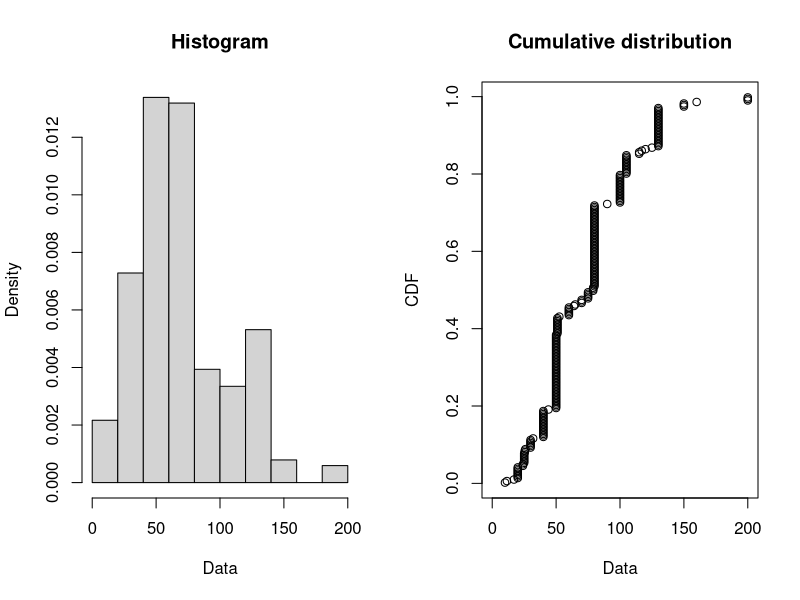
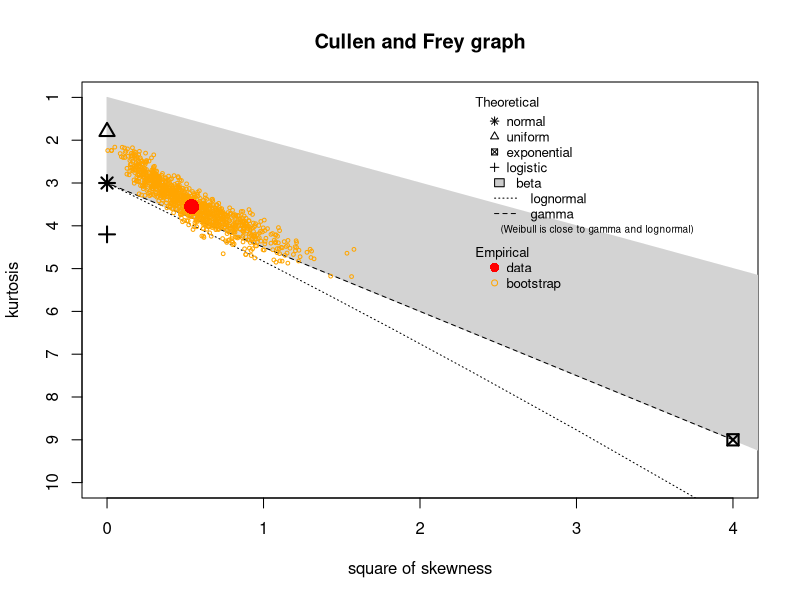
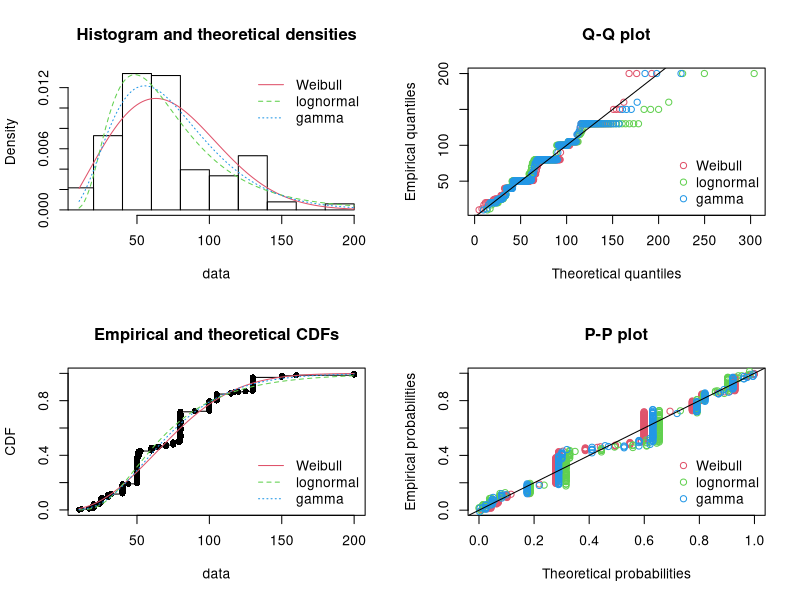
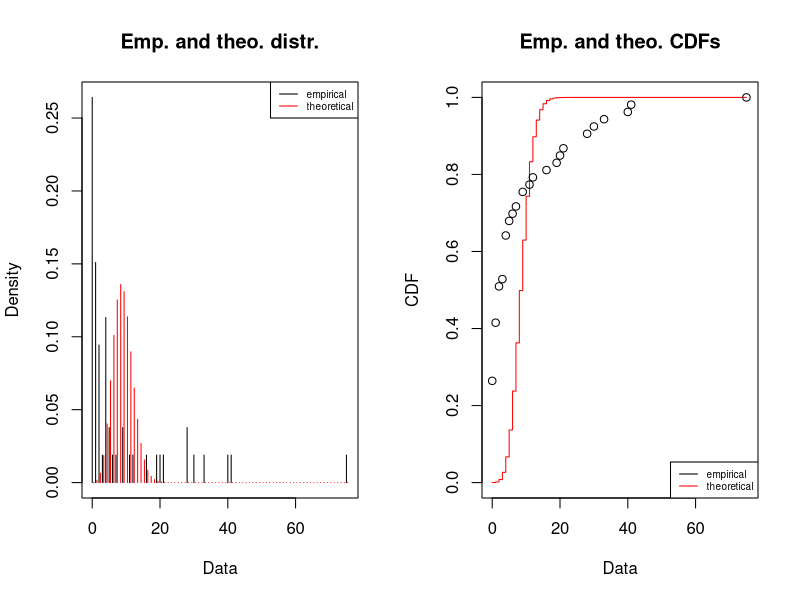
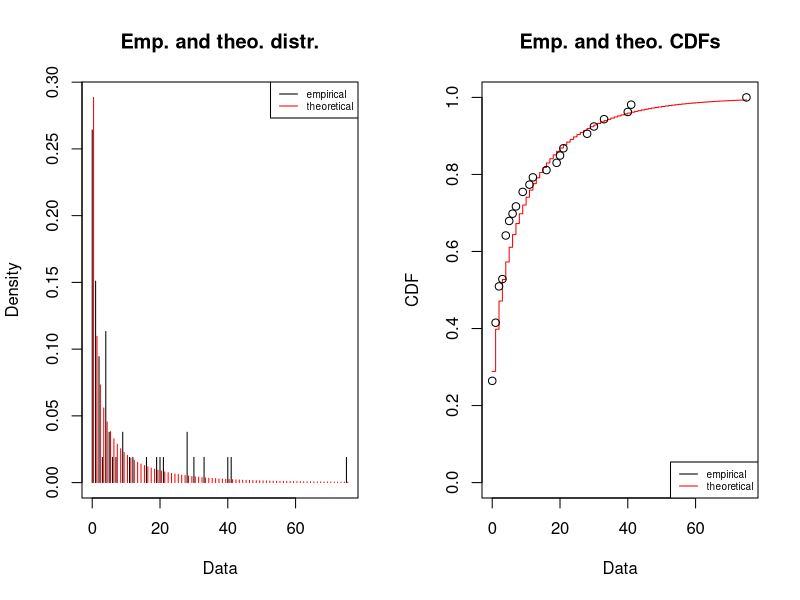
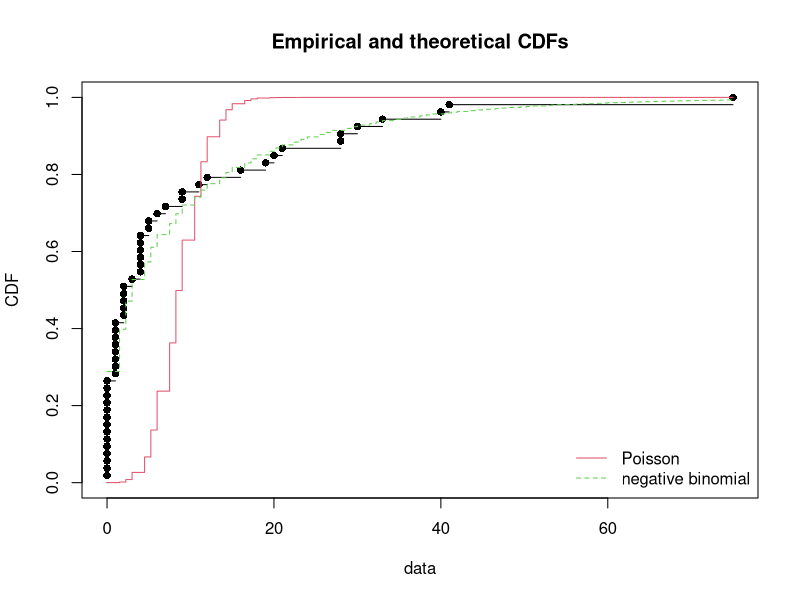

These figures' R source, in order: (Note: this script raises an error after producing the figures.)
library(fitdistrplus)

data(groundbeef)
str(groundbeef)

plotdist(groundbeef$serving)

descdist(groundbeef$serving, boot=1000)
fw <- fitdist(groundbeef$serving, "weibull")
fg <- fitdist(groundbeef$serving,"gamma")
fln <- fitdist(groundbeef$serving,"lnorm")
par(mfrow=c(2, 2))
denscomp(list(fw,fln,fg), legendtext=c("Weibull", "lognormal", "gamma"))
qqcomp(list(fw,fln,fg), legendtext=c("Weibull", "lognormal", "gamma"))
cdfcomp(list(fw,fln,fg), legendtext=c("Weibull", "lognormal", "gamma"))
ppcomp(list(fw,fln,fg), legendtext=c("Weibull", "lognormal", "gamma"))



# Discrete data
# Reference https://r-forge.r-project.org/scm/viewvc.php/*checkout*/JSS/fitdistrplus/paper2JSS.pdf?revision=236&root=riskassessment&pathrev=236
data(toxocara)
str(toxocara)

(ftoxo.P <- fitdist(toxocara$number, "pois"))
(ftoxo.nb <- fitdist(toxocara$number, "nbinom"))

plot(ftoxo.P)
plot(ftoxo.nb)

par(mfrow=c(1, 1))
cdfcomp(list(ftoxo.P,ftoxo.nb),legendtext=c("Poisson", "negative binomial"))

gofstat(list(ftoxo.P,ftoxo.nb))




(fdata.P <- fitdist(df$data, "pois"))
(fdata.nb <- fitdist(df$data, "nbinom"))
(fdata.geom <- fitdist(df$data, "geom"))
#(fdata.hyp <- fitdist(df$data, "hyper", start=list(m = 50, n = 2240, k = 30)))
#(fdata.hyp <- fitdist(df$data, distr = "hyper", fix.arg=list(size=20), start=list(prob=0.15) ))
(fdata.hyp <- fitdist(df$data, "hyper", start=list(size=2240, prob=0.2)))


plot(fdata.P)
plot(fdata.nb)
plot(fdata.geom)

par(mfrow=c(1, 1))
cdfcomp(list(fdata.P,fdata.nb, fdata.geom),legendtext=c("Poisson", "negative binomial", "geometrical"))

gofstat(list(fdata.P,fdata.nb))



plotdist(df$data)

descdist(df$data, boot=5000)
fw <- fitdist(df$data, "weibull")
fg <- fitdist(df$data,"gamma")
fln <- fitdist(df$data,"lnorm")

par(mfrow=c(2, 2))
denscomp(list(fw,fln,fg), legendtext=c("logistic", "lognormal", "gamma"))
qqcomp(list(fw,fln,fg), legendtext=c("logistic", "lognormal", "gamma"))
cdfcomp(list(fw,fln,fg), legendtext=c("logistic", "lognormal", "gamma"))
ppcomp(list(fw,fln,fg), legendtext=c("logistic", "lognormal", "gamma"))
